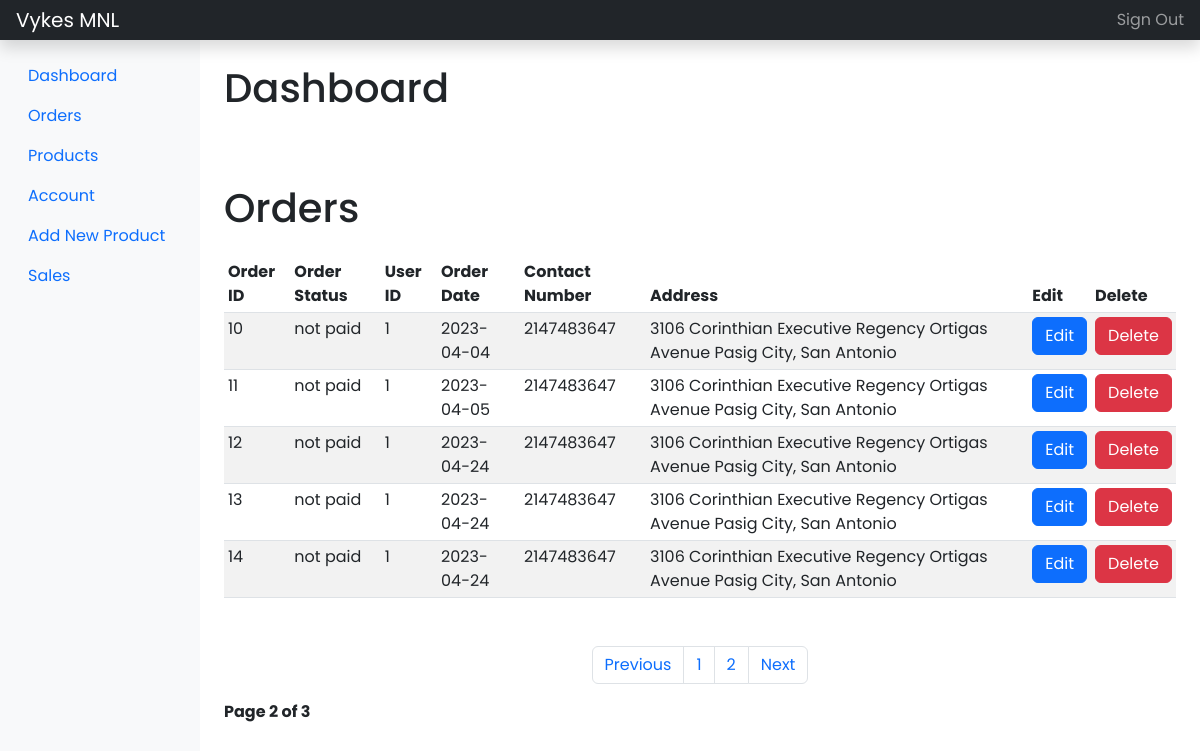
The page /admin/index.php?page_no=2 (signed in) on the database its author committed.
### tables this page shows
CREATE TABLE `orders` (
  `order_id` int(11) NOT NULL,
  `order_cost` decimal(6,2) NOT NULL,
  `order_status` varchar(100) NOT NULL DEFAULT 'on_hold',
  `user_id` int(11) NOT NULL,
  `user_phone` int(11) NOT NULL,
  `user_city` varchar(255) NOT NULL,
  `user_address` varchar(255) NOT NULL,
  `payment_method` varchar(20) NOT NULL,
  `payment_image` varchar(250) NOT NULL,
  `order_date` date NOT NULL DEFAULT current_timestamp()
);

### admin/index.php (the view, shortened to what this page needs)
<?php include('header.php'); ?>
<?php
    if(isset($_GET['page_no']) && $_GET['page_no'] != ""){
        $page_no = $_GET['page_no'];
    }else{
        $page_no = 1;
    }
    $stmt1 = $conn->prepare("SELECT COUNT(*) As total_records FROM orders");
    $stmt1->execute();
    $stmt1->bind_result($total_records);
    $total_records_per_page = 5;
    $offset = ($page_no-1) * $total_records_per_page;
    $previous_page = $page_no - 1;
    $next_page = $page_no + 1;
    $total_no_of_pages = ceil($total_records/$total_records_per_page);
    $stmt2 = $conn->prepare("SELECT * FROM orders LIMIT $offset, $total_records_per_page");
    $stmt2->execute();
    $orders = $stmt2->get_result();
?>
<div class="container-fluid">
    <div class="row" style="min-height:1000px">
        <?php include('sidemenu.php'); ?>
        <main class="col-md-9 ms-sm-auto col-lg-10 px-md-4">
            <div class="d-flex justify-content-between flex-wrap flex-md-nowrap align-items-center pt-3 pb-2 mb-3 mt-2">
                <h1 class="mb-5">Dashboard</h1>
            </div>
            <h1 class="mb-4">Orders</h1>
            <div class="table-responsive">
                <table class="table table-striped table-sm">
                    <thead>
                        <tr>
                            <th scope="col">Order ID</th>
                            <th scope="col">Order Status</th>
                            <th scope="col">User ID</th>
                            <th scope="col">Order Date</th>
                            <th scope="col">Contact Number</th>
                            <th scope="col">Address</th>
                            <th scope="col">Edit</th>
                            <th scope="col">Delete</th>
                        </tr>
                    </thead>
                    <tbody>
                        <?php foreach($orders as $order) { ?>
                        <tr>
                            <td><?php echo $order['order_id']; ?></td>
                            <td><?php echo $order['order_status']; ?></td>
                            <td><?php echo $order['user_id']; ?></td>
                            <td><?php echo $order['order_date']; ?></td>
                            <td><?php echo $order['user_phone']; ?></td>
                            <td><?php echo $order['user_address']; ?></td>
                            <td><a class="btn btn-primary">Edit</a></td>
                            <td><a class="btn btn-danger">Delete</a></td>
                        </tr>
                        <?php } ?>
                    </tbody>
                </table>
                    <nav aria-label="Page navigation example" class="text-center">
                    <ul class="pagination mt-5 justify-content-center">
                        <li class="page-item">
                            <a class="page-link <?= ($page_no <= 1) ? 'disabled' : ''; ?> " <?= ($page_no > 1) ? 'href=?page_no=' .$previous_page : ''; ?>>Previous</a>
                        </li>
                        <li class="page-item"><a href="?page_no=1" class="page-link">1</a></li>
                        <li class="page-item"><a href="?page_no=2" class="page-link">2</a></li>
                        <li class="page-item">
                            <a class="page-link <?= ($page_no >= $total_no_of_pages) ? 'disabled' : ''; ?> " <?= ($page_no < $total_no_of_pages) ? 'href=?page_no=' .$next_page : ''; ?>>Next</a>
                        </li>
                    </ul>
                </nav>
                <div class="p-10">
                    <strong>Page <?= $page_no; ?> of <?= $total_no_of_pages ?></strong>
                </div>
            </div>
        </main>
    </div>
</div>

### assets/css/admin_style.css (style rules this page uses)
* { margin: 0; padding: 0; box-sizing: border-box; font-family: 'Poppins', sans-serif; }

### rows shown on the page
orders: order_id "10", order_status "not paid", user "1", order_date "2023-04-04", user_phone "2147483647", user_address "3106 Corinthian Executive Regency Ortigas Avenue Pasig City, San Antonio"
orders: order_id "11", order_status "not paid", user "1", order_date "2023-04-05", user_phone "2147483647", user_address "3106 Corinthian Executive Regency Ortigas Avenue Pasig City, San Antonio"
orders: order_id "12", order_status "not paid", user "1", order_date "2023-04-24", user_phone "2147483647", user_address "3106 Corinthian Executive Regency Ortigas Avenue Pasig City, San Antonio"
orders: order_id "13", order_status "not paid", user "1", order_date "2023-04-24", user_phone "2147483647", user_address "3106 Corinthian Executive Regency Ortigas Avenue Pasig City, San Antonio"
orders: order_id "14", order_status "not paid", user "1", order_date "2023-04-24", user_phone "2147483647", user_address "3106 Corinthian Executive Regency Ortigas Avenue Pasig City, San Antonio"

### other values the page prints
$page_no "2"
$total_no_of_pages "3"
